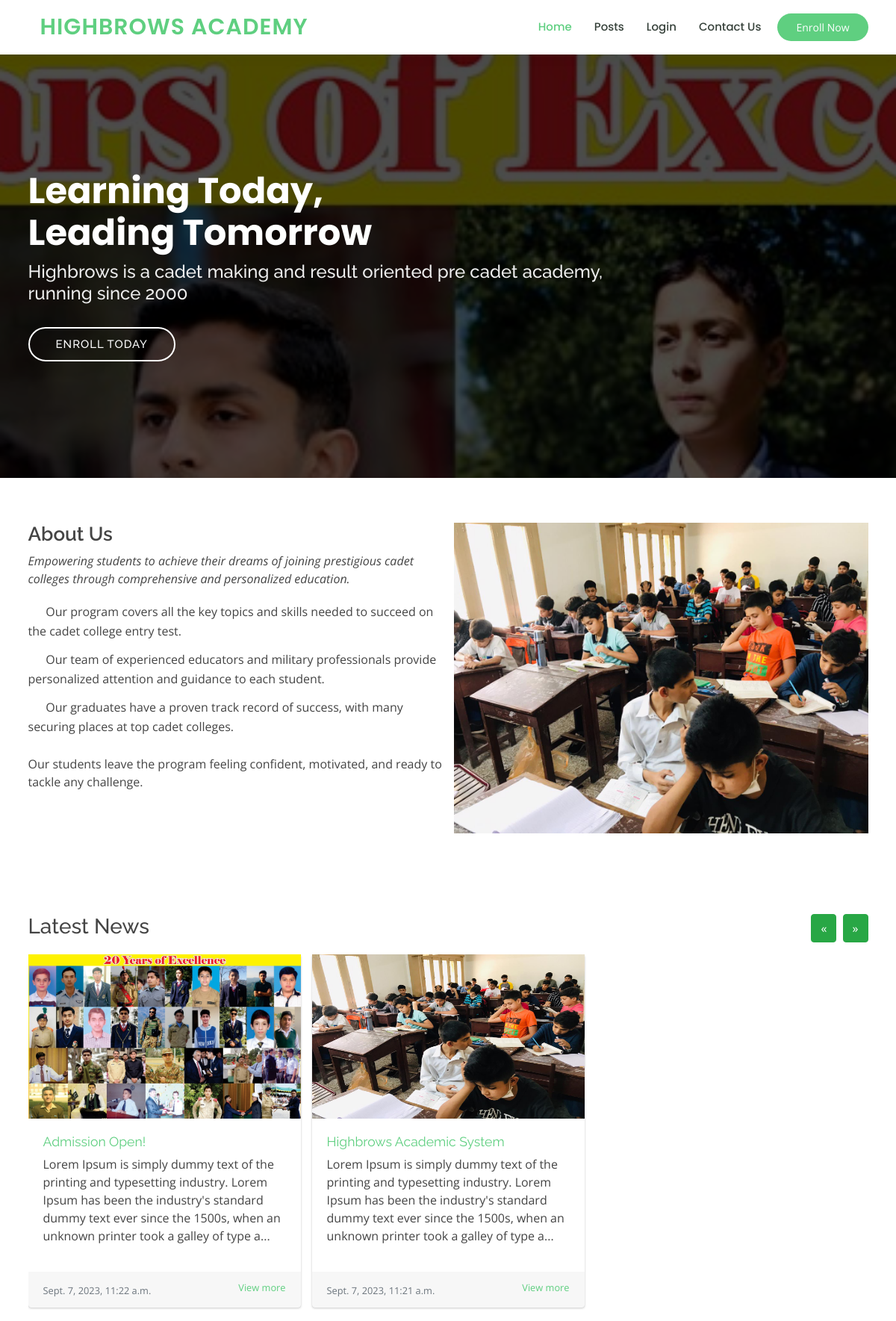
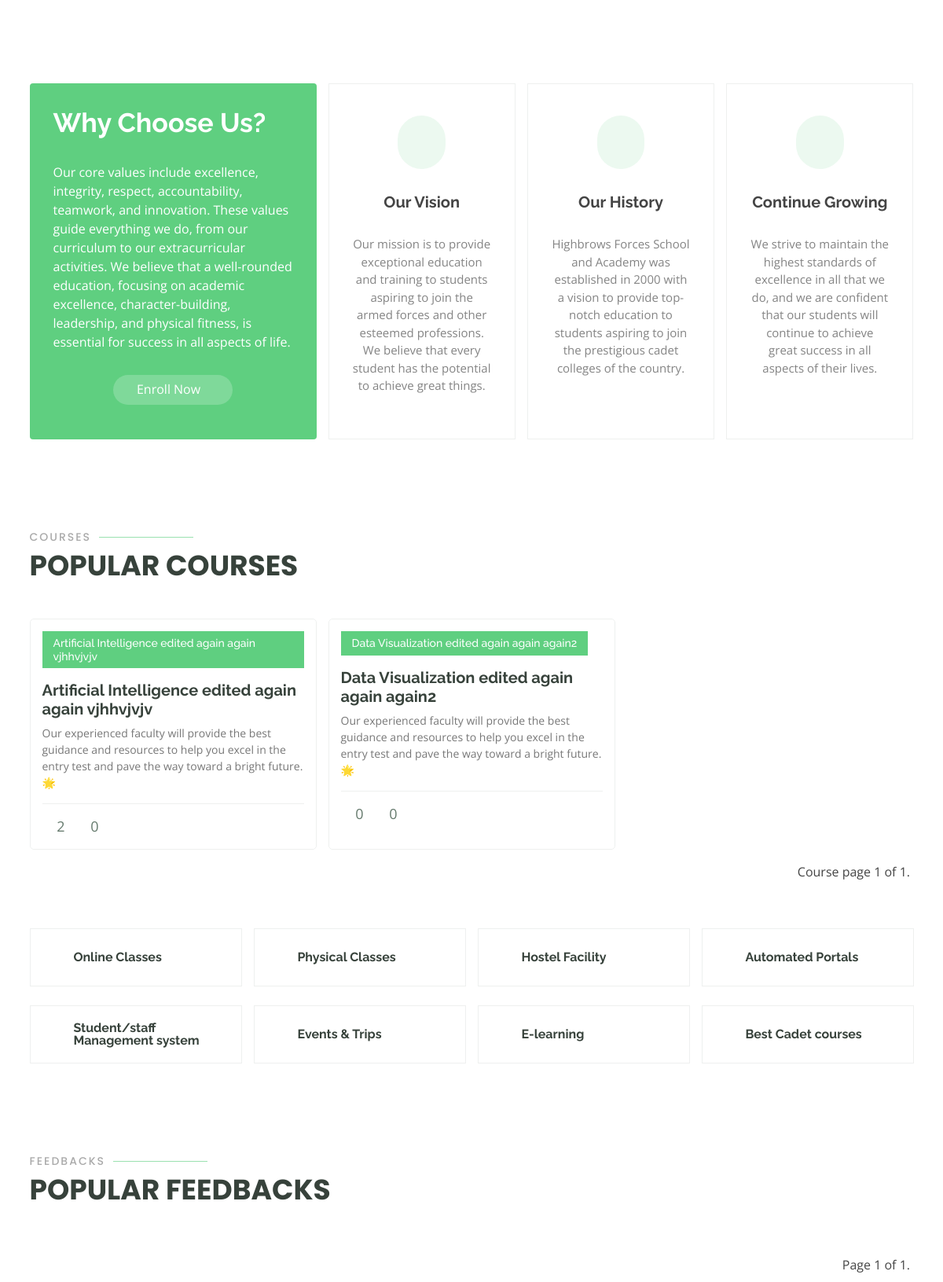
The page / (upper part) on the database its author committed (2 pictures, top to bottom).
### student_management_app/models.py (models this page shows)
class feed(models.Model):
    pid = models.AutoField(primary_key=True)
    ptitle = models.CharField(max_length=255)
    pcontent = models.TextField()
    pimage = models.FileField(upload_to="post/", null=False)
    created_at = models.DateTimeField(auto_now_add=True)
    updated_at = models.DateTimeField(auto_now=True)
    objects = models.Manager()

class Courses(models.Model):
    id = models.AutoField(primary_key=True)
    course_name = models.CharField(max_length=255)
    created_at = models.DateTimeField(auto_now_add=True)
    updated_at = models.DateTimeField(auto_now=True)
    objects = models.Manager()

### student_management_app/views.py (the view)
# urls.py: path('', views.home, name="home"),
def home(request):
	std = Students.objects.all().count()
	stdnt = Students.objects.all()
	crs = Courses.objects.all().count()
	stf = Staffs.objects.all().count()
	ssh = Subjects.objects.all().count()
	fdbkstd_count = FeedBackStudent.objects.all().count()
	fdbkstaff = FeedBackStaffs.objects.all()
	fdbkstudent = FeedBackStudent.objects.all()
	cours = Courses.objects.all()
	posts = feed.objects.all().order_by('-updated_at')
	student_feedback_data = []
	for student in stdnt:
		latest_feedback = FeedBackStudent.objects.filter(student_id=student).order_by('-updated_at').first()
		if latest_feedback:
			student_feedback_data.append(latest_feedback)
	course_student_count = {}
	for course in cours:
		student_count = Students.objects.filter(course_id=course).count()
		course_student_count[course] = {'student_count': student_count, 'course': course}
	paginator = Paginator(list(course_student_count.values()), 3)  # Display 3 courses per page
	page_number = request.GET.get('course_page')
	page_obj = paginator.get_page(page_number)
	totalpages = page_obj.paginator.num_pages
	feedback_paginator = Paginator(student_feedback_data, 3)
	feedback_page_number = request.GET.get('feedback_page')
	feed_back_page_obj = feedback_paginator.get_page(feedback_page_number)
	context = {
		'course': cours,
		'student':stdnt,
		'fdbk' : fdbkstd_count,
		'all_student_count' : std,
		'all_course_count' : crs,
		'all_staff_count' : stf,
		'all_subject_count' : ssh,
		'feedbackstudent' : fdbkstudent,
		'feedbackstaff' : fdbkstaff,
		'posts':posts,
		'courses': page_obj,
		'feedbacks_student_page': feed_back_page_obj,
		'student_feedback_data': student_feedback_data,
	}
	return render(request, 'home.html', context)

### student_management_app/templates/home.html (shortened to what this page needs)
{% extends 'base.html' %}
{% load static %}
{% block content %}
<!DOCTYPE html>
<html lang="en">
<head>
  <link href="{% static 'dist/assets/vendor/aos/aos.css' %}" rel="stylesheet">
  <link href="{% static 'dist/assets/vendor/bootstrap-icons/bootstrap-icons.css' %}" rel="stylesheet">
  <link href="{% static 'dist/assets/vendor/boxicons/css/boxicons.min.css' %}" rel="stylesheet">
  <link href="{% static 'dist/assets/vendor/remixicon/remixicon.css' %}" rel="stylesheet">
  <link href="{% static 'dist/assets/vendor/swiper/swiper-bundle.min.css' %}" rel="stylesheet">
</head>
<body>
  <header id="header" class="fixed-top">
    <div class="container d-flex align-items-center">
      <h1 class="logo me-auto"><a href="{% url 'home' %}">Highbrows Academy</a></h1>
      <nav id="navbar" class="navbar order-last order-lg-0 ms-auto">
        <ul>
          <li><a class="active" href="{% url 'home' %}">Home</a></li>
          <li><a href="/post">Posts</a></li>
          <li><a href="/login">Login</a></li>
          <li><a href="/contact">Contact Us</a></li>
        </ul>
      </nav>
      <a href="registration" class="get-started-btn">Enroll Now</a>
    </div>
  </header>
  <section id="hero" class="d-flex justify-content-center align-items-center">
    <div class="container position-relative" data-aos="zoom-in" data-aos-delay="100">
      <h1>Learning Today,<br>Leading Tomorrow</h1>
      <h2>Highbrows is a cadet making and result oriented pre cadet academy, <br/>running since 2000</h2>
      <a href="registration" class="btn-get-started text-uppercase">Enroll Today</a>
    </div>
  </section>
  <main id="main">
     <section id="about" class="about">
      <div class="container" data-aos="fade-up">
        <div class="row">
          <div class="col-lg-6 order-1 order-lg-2" data-aos="fade-left" data-aos-delay="100">
            <img src="static/dist/img/about.jpeg" class="img-fluid" alt="">
          </div>
          <div class="col-lg-6 pt-4 pt-lg-0 order-2 order-lg-1 content">
            <h3>About Us</h3>
            <p class="fst-italic">
              Empowering students to achieve their dreams of joining prestigious cadet colleges through comprehensive and personalized education.
            </p>
            <ul>
              <li><i class="bi bi-check-circle"></i> Our program covers all the key topics and skills needed to succeed on the cadet college entry test.</li>
              <li><i class="bi bi-check-circle"></i> Our team of experienced educators and military professionals provide personalized attention and guidance to each student.</li>
              <li><i class="bi bi-check-circle"></i> Our graduates have a proven track record of success, with many securing places at top cadet colleges.</li>
            </ul>
            <p>
              Our students leave the program feeling confident, motivated, and ready to tackle any challenge.
            </p>
          </div>
        </div>
      </div>
    </section>
<section class="pt-5 pb-5" data-aos="fade-down" id="updates">
  <div class="container">
    <div class="row">
      <div class="col-6">
        <h3 class="mb-3">Latest News</h3>
      </div>
      <div class="col-6 text-right">
        <a class="btn btn-success mb-3 mr-1" href="#carouselExampleIndicators2" role="button" data-slide="prev">
          &laquo;
        </a>
        <a class="btn btn-success mb-3 " href="#carouselExampleIndicators2" role="button" data-slide="next">
          &raquo;
        </a>
      </div>
      <div class="col-12">
        <div id="carouselExampleIndicators2" class="carousel slide" data-ride="carousel">
          <div class="carousel-inner">
            {% for post in posts %}
              {% if forloop.counter0|divisibleby:3 %}
                <div class="carousel-item {% if forloop.counter0 == 0 %}active{% endif %}">
                  <div class="row align-items-stretch">
              {% endif %}
              <div class="col-md-4 mb-3">
                <div class="card h-100">
                  <img alt="100%x280" src="{{post.pimage}}" width="365" height="220">
                  <div class="card-body">
                    <h4 class="card-title mb-2"><a href="/post">{{post.ptitle}}</a></h4>
                    <p class="card-text">
                      {% if post.pcontent|length > 200 %}
                        {{ post.pcontent|slice:":200" }}...
                      {% else %}
                        {{ post.pcontent }}
                      {% endif %}
                    </p>
                  </div>
                  <div class="card-footer">
                    <span>
                      <small class="text-muted">{{post.updated_at}}</small>
                      <small class="float-right"><a href="/post">View more</a></small>
                    </span>
                  </div>
                </div>
              </div>
              {% if forloop.counter0|add:1|divisibleby:3 or forloop.last %}
                  </div>
                </div>
              {% endif %}
            {% endfor %}
          </div>
        </div>
      </div>
    </div>
  </div>
</section>
    <section id="why-us" class="why-us">
      <div class="container" data-aos="fade-up">
        <div class="row">
          <div class="col-lg-4 d-flex align-items-stretch">
            <div class="content">
              <h3>Why Choose Us?</h3>
              <p class="text-left">
                Our core values include excellence, integrity, respect, accountability, teamwork, and innovation.
                These values guide everything we do, from our curriculum to our extracurricular activities.
                We believe that a well-rounded education, focusing on academic excellence, character-building, leadership, and physical fitness, is essential for success in all aspects of life.
              </p>
              <div class="text-center">
                <a href="registration" class="more-btn">Enroll Now<i class="bx bx-chevron-right"></i></a>
              </div>
            </div>
          </div>
          <div class="col-lg-8 d-flex align-items-stretch" data-aos="zoom-in" data-aos-delay="100">
            <div class="icon-boxes d-flex flex-column justify-content-center">
              <div class="row">
                <div class="col-xl-4 d-flex align-items-stretch">
                  <div class="icon-box mt-4 mt-xl-0">
                    <i class="bx bx-receipt"></i>
                    <h4>Our Vision</h4>
                    <p>Our mission is to provide exceptional education and training to students aspiring to join the armed forces and other esteemed professions.
                      We believe that every student has the potential to achieve great things.</p>
                  </div>
                </div>
                <div class="col-xl-4 d-flex align-items-stretch">
                  <div class="icon-box mt-4 mt-xl-0">
                    <i class="bx bx-cube-alt"></i>
                    <h4>Our History</h4>
                    <p>Highbrows Forces School and Academy was established in 2000 with a vision to provide top-notch education to students aspiring to join the prestigious cadet
                      colleges of the country.</p>
                  </div>
                </div>
                <div class="col-xl-4 d-flex align-items-stretch">
                  <div class="icon-box mt-4 mt-xl-0">
                    <i class="bx bx-images"></i>
                    <h4>Continue Growing</h4>
                    <p>We strive to maintain the highest standards of excellence in all that we do, and we are confident that our students will continue to achieve great success in
                       all aspects of their lives.</p>
                  </div>
                </div>
              </div>
            </div>
          </div>
        </div>
      </div>
    </section>
    <section id="popular-courses" class="courses">
      <div class="container" data-aos="fade-up">
        <div class="section-title">
          <h2>Courses</h2>
          <p>Popular Courses</p>
        </div>
        <div class="row" data-aos="zoom-in" data-aos-delay="100">
          {% for course in courses %}
          <div class="col-lg-4 col-md-6 d-flex align-items-stretch">
            <div class="course-item">
              <div class="course-content">
                <div class="d-flex justify-content-between align-items-center mb-3">
                  <h4>{{ course.course.course_name }}</h4>
                </div>
                <h3><a>{{ course.course.course_name }}</a></h3>
                <p>Our experienced faculty will provide the best guidance and resources to help you excel in the entry test and pave the way toward a bright future. 🌟</p>
                <div class="trainer d-flex justify-content-between align-items-center">
                  <div class="trainer-rank d-flex align-items-center">
                    <i class="bx bx-user" title="Studednts enrolled"></i>&nbsp;{{ course.student_count }}
                    <i class="bx bx-heart" title="Feedbacks"></i>&nbsp;{{fdbk}}
                  </div>
                </div>
              </div>
            </div>
          </div>
          {% endfor %}
          <div class="coursepagination mt-3 d-flex justify-content-end">
            <span class="step-links">
              <span class="current">
                Course page {{ courses.number }} of {{ courses.paginator.num_pages }}.
              </span>
            </span>
          </div>
        </div>
      </div>
    </section>
    <section id="features" class="features">
      <div class="container" data-aos="fade-up">
        <div class="row" data-aos="zoom-in" data-aos-delay="100">
          <div class="col-lg-3 col-md-4">
            <div class="icon-box">
              <i class="ri-store-line" style="color: #ffbb2c;"></i>
              <h3><a>Online Classes</a></h3>
            </div>
          </div>
          <div class="col-lg-3 col-md-4 mt-4 mt-md-0">
            <div class="icon-box">
              <i class="ri-bar-chart-box-line" style="color: #5578ff;"></i>
              <h3><a>Physical Classes</a></h3>
            </div>
          </div>
          <div class="col-lg-3 col-md-4 mt-4 mt-md-0">
            <div class="icon-box">
              <i class="ri-calendar-todo-line" style="color: #e80368;"></i>
              <h3><a>Hostel Facility</a></h3>
            </div>
          </div>
          <div class="col-lg-3 col-md-4 mt-4 mt-lg-0">
            <div class="icon-box">
              <i class="ri-paint-brush-line" style="color: #e361ff;"></i>
              <h3><a>Automated Portals</a></h3>
            </div>
          </div>
          <div class="col-lg-3 col-md-4 mt-4">
            <div class="icon-box">
              <i class="ri-database-2-line" style="color: #47aeff;"></i>
              <h3><a>Student/staff Management system</a></h3>
            </div>
          </div>
          <div class="col-lg-3 col-md-4 mt-4">
            <div class="icon-box">
              <i class="ri-gradienter-line" style="color: #ffa76e;"></i>
              <h3><a>Events & Trips</a></h3>
            </div>
          </div>
          <div class="col-lg-3 col-md-4 mt-4">
            <div class="icon-box">
              <i class="ri-file-list-3-line" style="color: #11dbcf;"></i>
              <h3><a>E-learning</a></h3>
            </div>
          </div>
          <div class="col-lg-3 col-md-4 mt-4">
            <div class="icon-box">
              <i class="ri-price-tag-2-line" style="color: #4233ff;"></i>
              <h3><a>Best Cadet courses</a></h3>
            </div>
          </div>
        </div>
      </div>
    </section>
    <section id="trainers" class="trainers">
      <div class="container" data-aos="fade-up">
        <div class="section-title">
          <h2>Feedbacks</h2>
          <p>Popular feedbacks</p>
        </div>
        <div class="row" data-aos="zoom-in" data-aos-delay="100">
          <div class="feedbackpagination mt-3 d-flex justify-content-end">
            <span class="step-links">
              <span class="current">
                  Page {{ feedbacks_student_page.number }} of {{ feedbacks_student_page.paginator.num_pages }}.
              </span>
          </span>
          </div>
        </div>
      </div>
    </section>
  </main>
</body>
</html>
{% endblock content %}

### student_management_app/templates/base.html (shortened to what this page needs)
{% load static %}
<!DOCTYPE html>
<html>
<head>
  <link rel="stylesheet" href="{% static "fontawesome-free/css/all.min.css" %}">
  <link href="https://cdn.jsdelivr.net/npm/bootstrap@5.0.0-beta3/dist/css/bootstrap.min.css" rel="stylesheet">
  <link rel="stylesheet" href="https://code.ionicframework.com/ionicons/2.0.1/css/ionicons.min.css">
  <link rel="stylesheet" href="{% static 'tempusdominus-bootstrap-4/css/tempusdominus-bootstrap-4.min.css' %}">
  <link rel="stylesheet" href="{% static "icheck-bootstrap/icheck-bootstrap.min.css" %}">
  <link rel="stylesheet" href="{% static "jqvmap/jqvmap.min.css" %}">
  <link rel="stylesheet" href="{% static 'dist/css/adminlte.min.css'  %}">
  <link rel="stylesheet" href="{% static "overlayScrollbars/css/OverlayScrollbars.min.css" %}">
  <link rel="stylesheet" href="{% static "daterangepicker/daterangepicker.css" %}">
  <link rel="stylesheet" href="{% static "summernote/summernote-bs4.css" %}">
</head>
{% block content %}
{% endblock content %}
</body>
</html>

### rows shown on the page
feed: pimage (picture), ptitle "Admission Open!", pcontent "Lorem Ipsum is simply dummy text of the printing and typesetting industry. Lorem Ipsum has been the industry's standard dummy text ever since the 1500s, when an unknown printer took a galley of type a", updated_at "Sept. 7, 2023, 11:22 a.m."
feed: pimage (picture), ptitle "Highbrows Academic System", pcontent "Lorem Ipsum is simply dummy text of the printing and typesetting industry. Lorem Ipsum has been the industry's standard dummy text ever since the 1500s, when an unknown printer took a galley of type a", updated_at "Sept. 7, 2023, 11:21 a.m."
Courses: course.course_name "Artificial Intelligence edited again again vjhhvjvjv", student_count "2", fdbk "0"
Courses: course.course_name "Data Visualization edited again again again2", student_count "0", fdbk "0"

### other values the page prints
{{ courses.number }} "1"
{{ courses.paginator.num_pages }} "1"
{{ feedbacks_student_page.number }} "1"
{{ feedbacks_student_page.paginator.num_pages }} "1"
